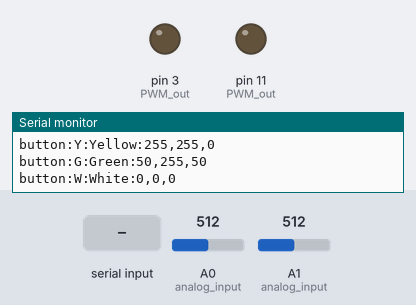
Bench run of a sketch on a simulated Arduino Nano, built with avr-gcc and run on an emulated ATmega328P. Parts: output pins drawn as LEDs (lit = HIGH), the last lines printed to the serial monitor. Inputs (shaded band) come from the test bench; at power-on: A0 (analog_input) = 512, A1 (analog_input) = 512.

Above: at 1.2 s.
1.3 s: "R" received over Serial
At 4.66 s:
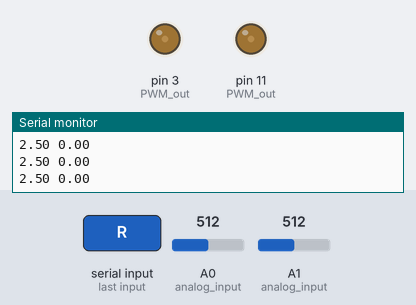
At 8.01 s:
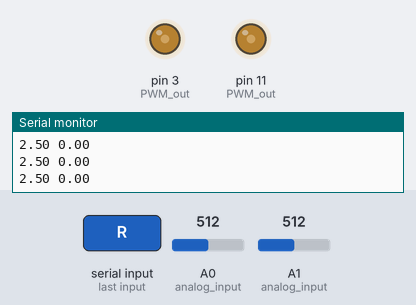
Timing chart, 0 to 16.3 s (numbered marks = the images above; inputs shaded):
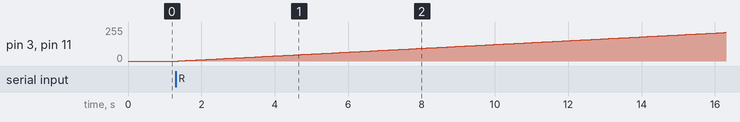

The sketch:

25_UI_characteristic.ino
```cpp
/*
von Ferdinand Streicher 19.12.2018
basierend auf
https://www.instructables.com/id/Measuring-the-IV-Curve-of-Semiconductors-With-an-A/
von rgco
*/


//Messung des Stroms in Abhängigkeit der Spannung mit zwei Anschlüssen. Besonders nützlich für LEDs
//Verbinde den RC-Tiefpassfilter mit dem Timer-Ausgang an D11 und D3, R = 100Ohm, C = 100muF, tau = 10ms
//Ausgabe des Filters an A0
//100Ohm Widerstand vom Filter zum Plus-Anschluss des untersuchten Geräts
//Plus Anschluss auch an A1


void setup() {
  Serial.begin(115200);

  Serial.println();
  Serial.println(F("start:"));
  //Serial.println(F("title:UI-Kennlinien"));
  //Serial.println(F("subtitle:Showing magic"));
  Serial.println(F("setMaxY:20"));
  Serial.println(F("setMinY:0"));
  Serial.println(F("setMinX:0"));
  Serial.println(F("setMaxX:5"));
  Serial.println(F("setYFormat:#.###"));
  Serial.println(F("setXFormat:#.#"));
  Serial.println(F("setXAxisLabel:Spannung in Volt"));
  Serial.println(F("setYAxisLabel:Strom in Milliampere"));
  Serial.println(F("setPointColor:0,50,255"));
  Serial.println(F("setXDataLength:256"));

  Serial.println(F("button:B:Blue:0,0,255"));
  Serial.println(F("button:R:Red:255,0,0"));
  Serial.println(F("button:Y:Yellow:255,255,0"));
  Serial.println(F("button:G:Green:50,255,50"));
  Serial.println(F("button:W:White:0,0,0"));

  pinMode(11,OUTPUT); // PWM out
  pinMode(3,OUTPUT);  // PWM out
  pinMode(A0,INPUT);  // analog input
  pinMode(A1,INPUT);  // analog input
  TCCR2A = B10100011; //schnelle PWM an A and B
  TCCR2B = B00000001; //Keine Voreinstellung für Timer2
}

float Rseries=100;

void measure(byte val, byte nrep) {
  unsigned int v0=0;
  unsigned int v1=0;
  OCR2A=val;
  OCR2B=val;
  delay(30);
  for(byte i=0; i <nrep; i++){
    v0+=analogRead(A0);
    v1+=analogRead(A1);
    delay(1);
  }
  float volt0 = 5.0 * v0 / 1024.0 /nrep;
  float volt1 = 5.0 * v1 / 1024.0 /nrep;
  float ampere = 1000.0*(volt0-volt1)/Rseries;
  if (ampere<=0) ampere = 0;

  Serial.print(volt1);
  Serial.print(" ");
  Serial.println(ampere);
}

char command=0;
void loop() {
  if (command!=0) {
    switch (command) {
      case 'R' : // Rote LED
        Serial.println(F("activeGraph:0"));
        Serial.println(F("setPointColor:255,0,0"));
        Serial.println(F("setLineWidth:0"));
        break;
      case 'B' : // Blaue LED
        Serial.println(F("activeGraph:2"));
        Serial.println(F("setPointColor:0,0,255"));
        Serial.println(F("setLineWidth:0"));
        break;
      case 'Y' : // Gelbe LED
        Serial.println(F("activeGraph:5"));
        Serial.println(F("setPointColor:255,255,0"));
        Serial.println(F("setLineWidth:0"));
        break;
      case 'G' : // Grüne LED
        Serial.println(F("activeGraph:6"));
        Serial.println(F("setPointColor:50,205,50"));
        Serial.println(F("setLineWidth:0"));
        break;
      case 'W' : // Weiße LED
        Serial.println(F("activeGraph:8"));
        Serial.println(F("setPointColor:0,0,0"));
        Serial.println(F("setLineWidth:0"));
        break;
    }
    // starte eigentliche Messung 256 Messpunkte von 0...255
    for (int i=0;i<256;i++) {
      measure(i,32);
    }
    command =0;
  }
  // Lese Kommando von der seriellen Schnittstelle
  if(Serial.available()){
    command=Serial.read();
  }
}
```

Measured:
- after the input at 1.3 s, pin 3 (PWM_out), pin 11 (PWM_out): moves from 0/255 to 214/255 over 14.9 s, starting after 0.07 s
